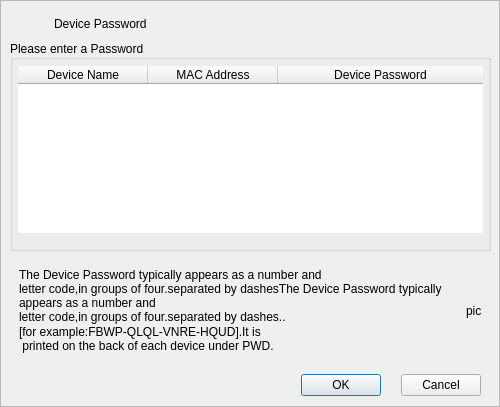
<?xml version="1.0" encoding="UTF-8"?>
<ui version="4.0">
 <class>PowerlineSecurity_PWD</class>
 <widget class="QDialog" name="PowerlineSecurity_PWD">
  <property name="windowModality">
   <enum>Qt::NonModal</enum>
  </property>
  <property name="geometry">
   <rect>
    <x>0</x>
    <y>0</y>
    <width>500</width>
    <height>407</height>
   </rect>
  </property>
  <property name="windowTitle">
   <string>Dialog</string>
  </property>
  <layout class="QHBoxLayout" name="horizontalLayout">
   <property name="spacing">
    <number>0</number>
   </property>
   <property name="margin">
    <number>0</number>
   </property>
   <item>
    <widget class="QFrame" name="iframe">
     <property name="frameShape">
      <enum>QFrame::StyledPanel</enum>
     </property>
     <property name="frameShadow">
      <enum>QFrame::Raised</enum>
     </property>
     <widget class="QGroupBox" name="groupBox">
      <property name="geometry">
       <rect>
        <x>10</x>
        <y>40</y>
        <width>481</width>
        <height>211</height>
       </rect>
      </property>
      <property name="title">
       <string>Please enter a Password</string>
      </property>
      <property name="alignment">
       <set>Qt::AlignLeading|Qt::AlignLeft|Qt::AlignVCenter</set>
      </property>
      <layout class="QVBoxLayout" name="verticalLayout">
       <property name="spacing">
        <number>0</number>
       </property>
       <property name="leftMargin">
        <number>5</number>
       </property>
       <property name="topMargin">
        <number>0</number>
       </property>
       <property name="rightMargin">
        <number>5</number>
       </property>
       <property name="bottomMargin">
        <number>30</number>
       </property>
       <item>
        <widget class="QTableWidget" name="table_secu">
         <property name="sizePolicy">
          <sizepolicy hsizetype="Preferred" vsizetype="Fixed">
           <horstretch>0</horstretch>
           <verstretch>0</verstretch>
          </sizepolicy>
         </property>
         <property name="minimumSize">
          <size>
           <width>0</width>
           <height>167</height>
          </size>
         </property>
         <property name="maximumSize">
          <size>
           <width>16777215</width>
           <height>145</height>
          </size>
         </property>
         <property name="frameShape">
          <enum>QFrame::NoFrame</enum>
         </property>
         <property name="frameShadow">
          <enum>QFrame::Plain</enum>
         </property>
         <property name="horizontalScrollBarPolicy">
          <enum>Qt::ScrollBarAlwaysOff</enum>
         </property>
         <property name="showGrid">
          <bool>false</bool>
         </property>
         <property name="rowCount">
          <number>0</number>
         </property>
         <attribute name="horizontalHeaderDefaultSectionSize">
          <number>130</number>
         </attribute>
         <attribute name="horizontalHeaderStretchLastSection">
          <bool>true</bool>
         </attribute>
         <attribute name="verticalHeaderDefaultSectionSize">
          <number>20</number>
         </attribute>
         <column>
          <property name="text">
           <string>Device Name</string>
          </property>
         </column>
         <column>
          <property name="text">
           <string>MAC Address</string>
          </property>
         </column>
         <column>
          <property name="text">
           <string>Device Password</string>
          </property>
         </column>
        </widget>
       </item>
      </layout>
     </widget>
     <widget class="QFrame" name="frame_3">
      <property name="geometry">
       <rect>
        <x>11</x>
        <y>13</y>
        <width>481</width>
        <height>21</height>
       </rect>
      </property>
      <property name="frameShape">
       <enum>QFrame::NoFrame</enum>
      </property>
      <property name="frameShadow">
       <enum>QFrame::Plain</enum>
      </property>
      <layout class="QHBoxLayout" name="horizontalLayout_3">
       <property name="spacing">
        <number>0</number>
       </property>
       <property name="margin">
        <number>0</number>
       </property>
       <item>
        <spacer name="horizontalSpacer_2">
         <property name="orientation">
          <enum>Qt::Horizontal</enum>
         </property>
         <property name="sizeType">
          <enum>QSizePolicy::Fixed</enum>
         </property>
         <property name="sizeHint" stdset="0">
          <size>
           <width>43</width>
           <height>18</height>
          </size>
         </property>
        </spacer>
       </item>
       <item>
        <widget class="QLabel" name="label_title">
         <property name="sizePolicy">
          <sizepolicy hsizetype="Expanding" vsizetype="Preferred">
           <horstretch>0</horstretch>
           <verstretch>0</verstretch>
          </sizepolicy>
         </property>
         <property name="text">
          <string>Device Password</string>
         </property>
        </widget>
       </item>
      </layout>
     </widget>
     <widget class="QFrame" name="frame">
      <property name="geometry">
       <rect>
        <x>10</x>
        <y>370</y>
        <width>471</width>
        <height>31</height>
       </rect>
      </property>
      <layout class="QHBoxLayout" name="horizontalLayout_2">
       <property name="spacing">
        <number>20</number>
       </property>
       <property name="margin">
        <number>0</number>
       </property>
       <item>
        <spacer name="horizontalSpacer">
         <property name="orientation">
          <enum>Qt::Horizontal</enum>
         </property>
         <property name="sizeHint" stdset="0">
          <size>
           <width>40</width>
           <height>20</height>
          </size>
         </property>
        </spacer>
       </item>
       <item>
        <widget class="QPushButton" name="but_ok">
         <property name="text">
          <string>OK</string>
         </property>
        </widget>
       </item>
       <item>
        <widget class="QPushButton" name="but_close">
         <property name="text">
          <string>Cancel</string>
         </property>
        </widget>
       </item>
      </layout>
     </widget>
     <widget class="QFrame" name="frame_2">
      <property name="geometry">
       <rect>
        <x>10</x>
        <y>250</y>
        <width>481</width>
        <height>121</height>
       </rect>
      </property>
      <layout class="QHBoxLayout" name="horizontalLayout_4">
       <item>
        <widget class="QFrame" name="frame">
         <property name="sizePolicy">
          <sizepolicy hsizetype="Expanding" vsizetype="Preferred">
           <horstretch>0</horstretch>
           <verstretch>0</verstretch>
          </sizepolicy>
         </property>
         <layout class="QVBoxLayout" name="verticalLayout_2">
          <property name="spacing">
           <number>0</number>
          </property>
          <property name="leftMargin">
           <number>0</number>
          </property>
          <item>
           <spacer name="verticalSpacer_2">
            <property name="orientation">
             <enum>Qt::Vertical</enum>
            </property>
            <property name="sizeHint" stdset="0">
             <size>
              <width>20</width>
              <height>40</height>
             </size>
            </property>
           </spacer>
          </item>
          <item>
           <widget class="QLabel" name="lab_explain1">
            <property name="sizePolicy">
             <sizepolicy hsizetype="Preferred" vsizetype="Expanding">
              <horstretch>0</horstretch>
              <verstretch>0</verstretch>
             </sizepolicy>
            </property>
            <property name="text">
             <string>The Device Password typically appears as a number and
letter code,in groups of four.separated by dashesThe Device Password typically appears as a number and
letter code,in groups of four.separated by dashes..</string>
            </property>
            <property name="wordWrap">
             <bool>true</bool>
            </property>
           </widget>
          </item>
          <item>
           <spacer name="verticalSpacer">
            <property name="orientation">
             <enum>Qt::Vertical</enum>
            </property>
            <property name="sizeHint" stdset="0">
             <size>
              <width>20</width>
              <height>40</height>
             </size>
            </property>
           </spacer>
          </item>
          <item>
           <widget class="QLabel" name="lab_explain2">
            <property name="sizePolicy">
             <sizepolicy hsizetype="Preferred" vsizetype="Expanding">
              <horstretch>0</horstretch>
              <verstretch>0</verstretch>
             </sizepolicy>
            </property>
            <property name="text">
             <string>[for example:FBWP-QLQL-VNRE-HQUD].It is
 printed on the back of each device under PWD.</string>
            </property>
            <property name="wordWrap">
             <bool>true</bool>
            </property>
           </widget>
          </item>
          <item>
           <spacer name="verticalSpacer_3">
            <property name="orientation">
             <enum>Qt::Vertical</enum>
            </property>
            <property name="sizeHint" stdset="0">
             <size>
              <width>20</width>
              <height>40</height>
             </size>
            </property>
           </spacer>
          </item>
         </layout>
        </widget>
       </item>
       <item>
        <widget class="QLabel" name="lab_pic">
         <property name="text">
          <string>pic</string>
         </property>
        </widget>
       </item>
      </layout>
     </widget>
    </widget>
   </item>
  </layout>
 </widget>
 <resources/>
 <connections/>
</ui>
